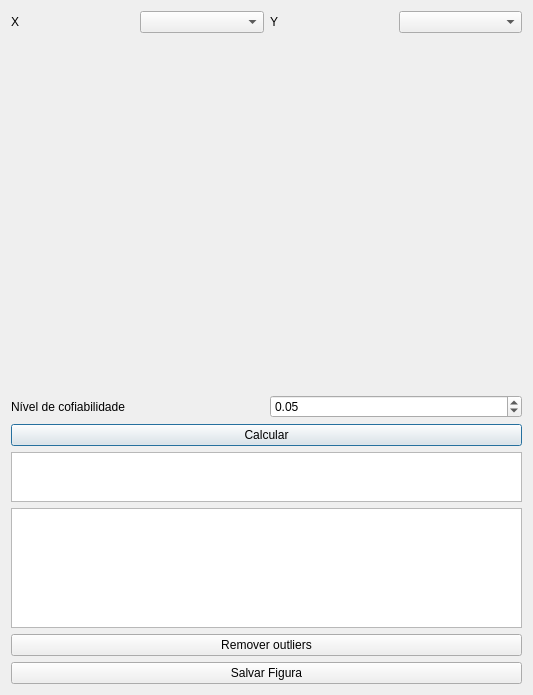
<?xml version="1.0" encoding="UTF-8"?>
<ui version="4.0">
 <class>Scatterplot</class>
 <widget class="QDialog" name="Scatterplot">
  <property name="geometry">
   <rect>
    <x>0</x>
    <y>0</y>
    <width>533</width>
    <height>695</height>
   </rect>
  </property>
  <property name="windowTitle">
   <string>Gráfico de Dispersão</string>
  </property>
  <property name="windowIcon">
   <iconset resource="imagens.qrc">
    <normaloff>:/imagens/SimpleVar.png</normaloff>:/imagens/SimpleVar.png</iconset>
  </property>
  <layout class="QVBoxLayout" name="verticalLayout">
   <item>
    <layout class="QHBoxLayout" name="horizontalLayout_2">
     <item>
      <widget class="QLabel" name="label">
       <property name="text">
        <string>X</string>
       </property>
      </widget>
     </item>
     <item>
      <widget class="QComboBox" name="cabeca"/>
     </item>
     <item>
      <widget class="QLabel" name="label_2">
       <property name="text">
        <string>Y</string>
       </property>
      </widget>
     </item>
     <item>
      <widget class="QComboBox" name="rabo"/>
     </item>
    </layout>
   </item>
   <item>
    <widget class="QCustomPlot" name="customPlot" native="true">
     <property name="minimumSize">
      <size>
       <width>485</width>
       <height>350</height>
      </size>
     </property>
     <property name="maximumSize">
      <size>
       <width>16777215</width>
       <height>400</height>
      </size>
     </property>
    </widget>
   </item>
   <item>
    <layout class="QHBoxLayout" name="horizontalLayout">
     <item>
      <widget class="QLabel" name="label_3">
       <property name="text">
        <string>Nível de cofiabilidade</string>
       </property>
      </widget>
     </item>
     <item>
      <widget class="QDoubleSpinBox" name="confiabilidade">
       <property name="locale">
        <locale language="English" country="UnitedStates"/>
       </property>
       <property name="minimum">
        <double>0.010000000000000</double>
       </property>
       <property name="maximum">
        <double>1.000000000000000</double>
       </property>
       <property name="value">
        <double>0.050000000000000</double>
       </property>
      </widget>
     </item>
    </layout>
   </item>
   <item>
    <widget class="QPushButton" name="pushButton">
     <property name="text">
      <string>Calcular</string>
     </property>
    </widget>
   </item>
   <item>
    <widget class="QTextEdit" name="texto">
     <property name="maximumSize">
      <size>
       <width>16777215</width>
       <height>50</height>
      </size>
     </property>
    </widget>
   </item>
   <item>
    <widget class="QTableWidget" name="outliers"/>
   </item>
   <item>
    <widget class="QPushButton" name="pushButton_3">
     <property name="text">
      <string>Remover outliers</string>
     </property>
    </widget>
   </item>
   <item>
    <widget class="QPushButton" name="pushButton_2">
     <property name="text">
      <string>Salvar Figura</string>
     </property>
    </widget>
   </item>
  </layout>
 </widget>
 <customwidgets>
  <customwidget>
   <class>QCustomPlot</class>
   <extends>QWidget</extends>
   <header location="global">qcustomplot.h</header>
   <container>1</container>
  </customwidget>
 </customwidgets>
 <resources>
  <include location="imagens.qrc"/>
 </resources>
 <connections/>
</ui>
